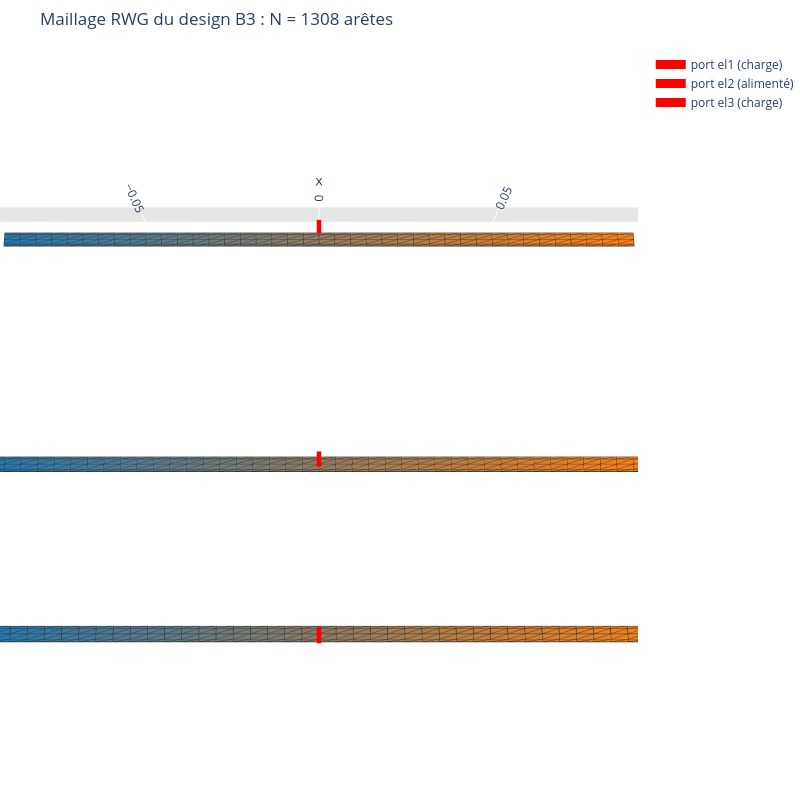

Notebook code cell kept with this figure:
### Markdown cell above
Le maillage est structuré : une grille tensorielle, raffinée vers les bords des rubans (gradation en cosinus,
4 cellules en largeur), où se concentrent le courant et les pertes. Les ports (traits rouges) sont des coupes à
x = 0 sur toute la largeur de chaque ruban ; un générateur delta-gap y est placé (el2) ou une charge (el1, el3).
Vue 3D interactive avec la fonction `viewer.create_figure` du dépôt, puis zoom sur les trois gaps.

### Code cell
from solver.viewer import create_figure

pts, tri = mesh.points.points, mesh.triangles.triangles[:3].astype(int)
fig = create_figure(pts, tri + 1, title=f'Maillage RWG du design B3 : N = {mesh.n_edges} arêtes')
e1, e2 = np.asarray(mesh.edges.first_points, int), np.asarray(mesh.edges.second_points, int)
PORT_EDGES = {n: mesh.port(n).edge_indices for n in ctx.port_names}
for n, idx in PORT_EDGES.items():
    xs, ys, zs = [], [], []
    for e in idx:
        for a in (e1[e], e2[e]):
            xs.append(pts[0, a]); ys.append(pts[1, a]); zs.append(pts[2, a] + 1e-4)
        xs.append(None); ys.append(None); zs.append(None)
    fig.add_trace(go.Scatter3d(x=xs, y=ys, z=zs, mode='lines', line=dict(color='red', width=9),
                               name=f'port {n}' + (' (alimenté)' if n == fed_name else ' (charge)')))
fig.update_layout(scene=dict(aspectratio=dict(x=1, y=float(np.ptp(pts[1]) / np.ptp(pts[0])), z=0.05),
                             camera=dict(eye=dict(x=0.0, y=-0.25, z=1.25)), zaxis=dict(visible=False)),
                  margin=dict(l=0, r=0, t=50, b=0))
save_plotly(fig, '03_maillage_rwg_3d.png')

fig, axes = plt.subplots(3, 1, figsize=(8, 6.6), sharex=True)
for ax, n in zip(axes, ctx.port_names[::-1]):                       # el3 (+y) on top
    y0 = by_name[n]['y_center_mm']['value'] * 1e-3
    keep = np.all((np.abs(pts[0, tri]) < 0.016) & (np.abs(pts[1, tri] - y0) < 0.004), axis=0)
    ax.triplot(pts[0] * 1e3, pts[1] * 1e3, tri[:, keep].T, color=MUTED, lw=0.6)
    for e in PORT_EDGES[n]:
        ax.plot(pts[0, [e1[e], e2[e]]] * 1e3, pts[1, [e1[e], e2[e]]] * 1e3, color='red', lw=2.5)
    c = by_name[n]['component']
    ax.set_title(f"{n} : {'port alimenté' if n == fed_name else 'charge ' + c['label']} "
                 f'({len(PORT_EDGES[n])} arêtes coupées)', loc='left')
    ax.set_xlim(-14, 14); ax.set_ylim(y0 * 1e3 - 2.6, y0 * 1e3 + 2.6); ax.set_aspect('equal')
    ax.set_ylabel('y (mm)'); ax.grid(False)
axes[-1].set_xlabel('x (mm)')
fig.suptitle('Zoom sur les coupes de port à x = 0 (gradation en cosinus vers les bords)', fontsize=10, color=INK)
save(fig, '03_maillage_zoom_ports.png')

### Figure 1 — Plotly figure (JSON) as saved in the notebook; plotly's stock layout.template omitted (floating-point values rounded to 4 significant figures; data arrays with more than 128 entries replaced by an {"elided": "..."} marker saying what was removed)
{"data": [{"facecolor": {"elided": "960 str values"}, "i": {"elided": "960 int values"}, "j": {"elided": "960 int values"}, "k": {"elided": "960 int values"}, "name": "", "type": "mesh3d", "x": {"elided": "615 float values"}, "y": {"elided": "615 float values"}, "z": {"elided": "615 float values"}}, {"line": {"color": "rgb(50, 50, 50)", "width": 1.5}, "mode": "lines", "showlegend": false, "type": "scatter3d", "x": {"elided": "4800 float values"}, "y": {"elided": "4800 float values"}, "z": {"elided": "4800 float values"}}, {"line": {"color": "red", "width": 9}, "mode": "lines", "name": "port el1 (charge)", "type": "scatter3d", "x": [0.0, 0.0, null, 0.0, 0.0, null, 0.0, 0.0, null, 0.0, 0.0, null], "y": [-0.057, -0.05641, null, -0.05641, -0.055, null, -0.055, -0.05359, null, -0.05359, -0.053, null], "z": [0.0001, 0.0001, null, 0.0001, 0.0001, null, 0.0001, 0.0001, null, 0.0001, 0.0001, null]}, {"line": {"color": "red", "width": 9}, "mode": "lines", "name": "port el2 (alimenté)", "type": "scatter3d", "x": [0.0, 0.0, null, 0.0, 0.0, null, 0.0, 0.0, null, 0.0, 0.0, null], "y": [-0.012, -0.01141, null, -0.01141, -0.01, null, -0.01, -0.008586, null, -0.008586, -0.008, null], "z": [0.0001, 0.0001, null, 0.0001, 0.0001, null, 0.0001, 0.0001, null, 0.0001, 0.0001, null]}, {"line": {"color": "red", "width": 9}, "mode": "lines", "name": "port el3 (charge)", "type": "scatter3d", "x": [0.0, 0.0, null, 0.0, 0.0, null, 0.0, 0.0, null, 0.0, 0.0, null], "y": [0.053, 0.05359, null, 0.05359, 0.055, null, 0.055, 0.05641, null, 0.05641, 0.057, null], "z": [0.0001, 0.0001, null, 0.0001, 0.0001, null, 0.0001, 0.0001, null, 0.0001, 0.0001, null]}], "layout": {"height": 800, "margin": {"b": 0, "l": 0, "r": 0, "t": 50}, "scene": {"aspectratio": {"x": 1.0, "y": 0.6333, "z": 0.05}, "camera": {"eye": {"x": 0.0, "y": -0.25, "z": 1.25}}, "xaxis": {"backgroundcolor": "rgb(230, 230, 230)", "gridcolor": "rgb(255, 255, 255)", "showbackground": true, "zerolinecolor": "rgb(255, 255, 255)"}, "yaxis": {"backgroundcolor": "rgb(230, 230, 230)", "gridcolor": "rgb(255, 255, 255)", "showbackground": true, "zerolinecolor": "rgb(255, 255, 255)"}, "zaxis": {"backgroundcolor": "rgb(230, 230, 230)", "gridcolor": "rgb(255, 255, 255)", "showbackground": true, "visible": false, "zerolinecolor": "rgb(255, 255, 255)"}}, "title": {"text": "Maillage RWG du design B3 : N = 1308 arêtes"}, "width": 800}}
